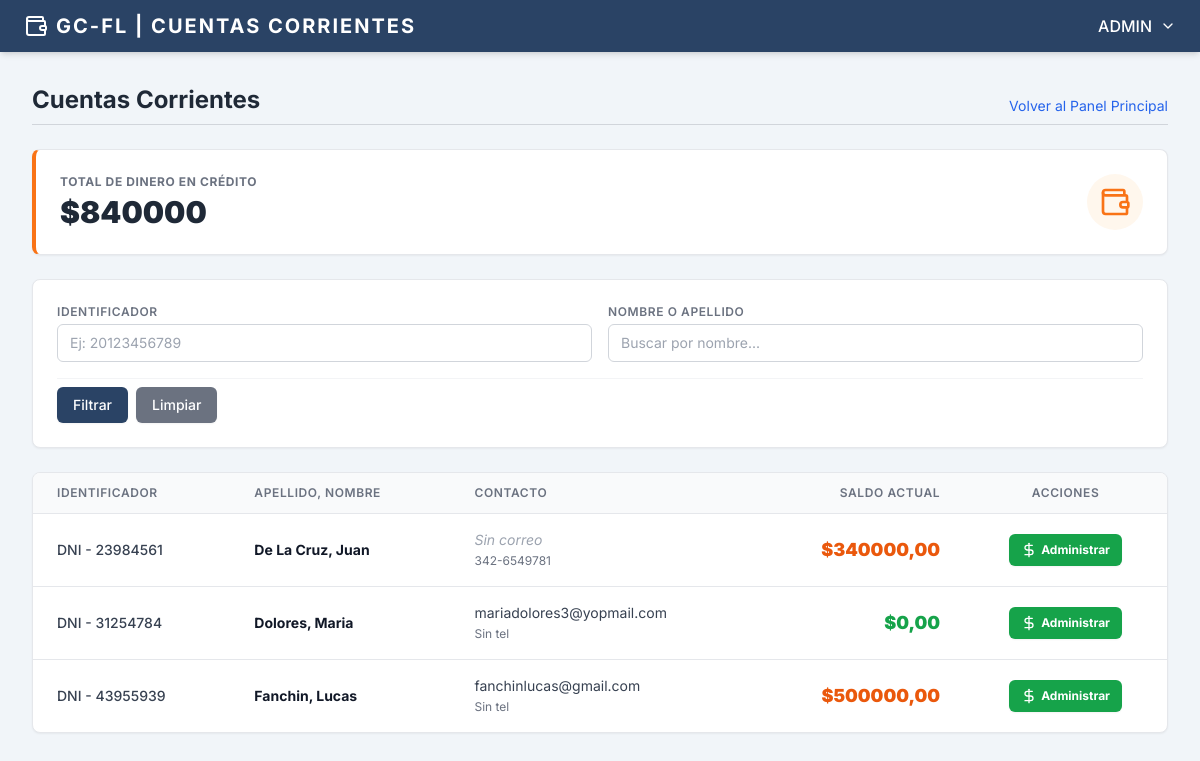
Before: /clientes/cuentas-corrientes/ (signed in) with the older database file.
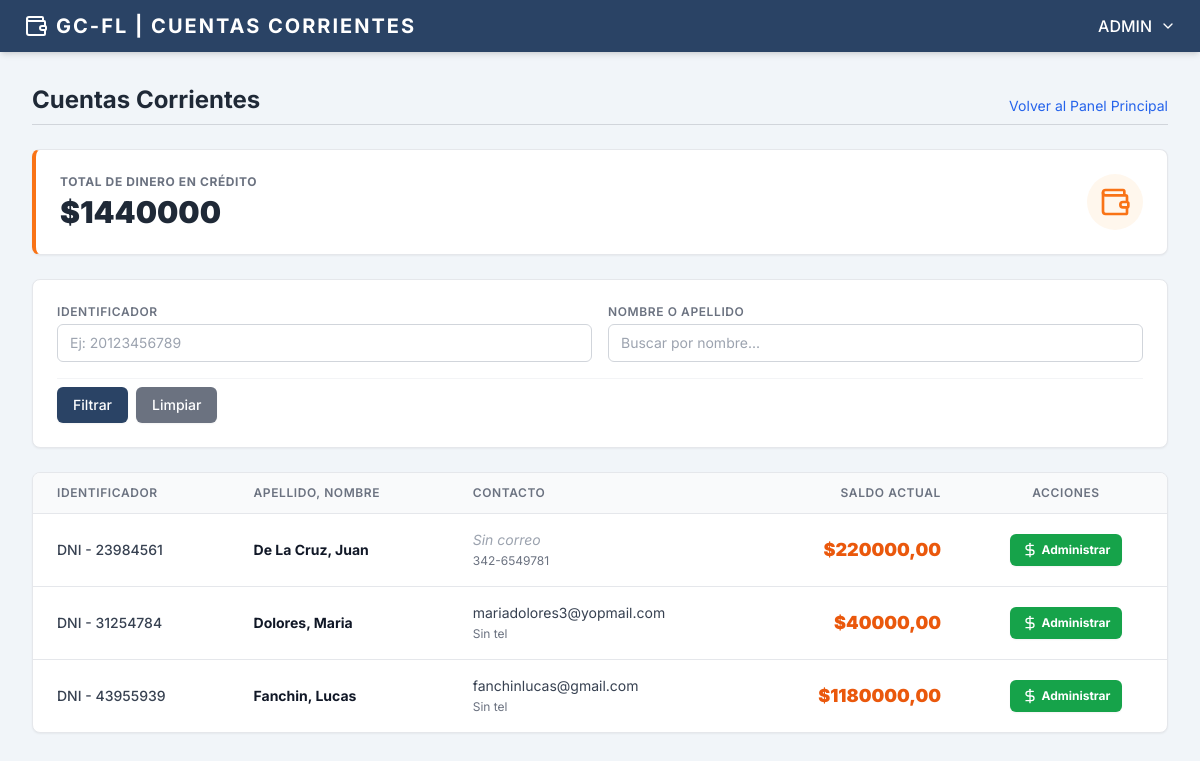
After: the same page with the newer database file.
### clientes/models.py (models this page shows, shortened)
class Cliente(models.Model):
    TIPO_DOCUMENTO_CHOICES = [
        ('DNI', 'DNI'),
        ('CUIL', 'CUIL'),
        ('CUIT', 'CUIT'),
        ('PASAPORTE', 'PASAPORTE'),
    ]
    nombre = models.CharField(max_length=100)
    apellido = models.CharField(max_length=100)
    tipo_documento = models.CharField(max_length=20, choices=TIPO_DOCUMENTO_CHOICES, default='DNI')
    numero_documento = models.CharField(max_length=50, unique=True)
    provincia = models.CharField(max_length=100)
    localidad = models.CharField(max_length=100)
    direccion = models.CharField(max_length=200)
    barrio = models.CharField(max_length=100, blank=True, null=True)
    codigo_postal = models.CharField(max_length=20)
    telefono = models.CharField(max_length=50, blank=True, null=True)
    email = models.EmailField(blank=True, null=True)
    fecha_registro = models.DateTimeField(auto_now_add=True)
    saldo_cuenta_corriente = models.DecimalField(max_digits=10, decimal_places=2, default=Decimal('0.00'), blank=True, null=True)
    class Meta:
        db_table = 'clientes'
        verbose_name = 'Cliente'
        verbose_name_plural = 'Clientes'
        ordering = ['nombre', 'apellido'] # Ordena por nombre

### clientes/views.py (the view)
# urls.py: path('cuentas-corrientes/', views.cuenta_corriente_list, name='cuenta_corriente_list'),
@login_required
def cuenta_corriente_list(request):
    total_credito = Cliente.objects.filter(saldo_cuenta_corriente__gt=0).aggregate(total=Sum('saldo_cuenta_corriente')) ['total'] or 0
    clientes = Cliente.objects.all().order_by('apellido')
    documento_q = request.GET.get('documento')
    nombre_q = request.GET.get('nombre')
    if documento_q:
        clientes = clientes.filter(numero_documento__icontains=documento_q)
    if nombre_q:
        clientes = clientes.filter(Q(nombre__icontains=nombre_q) | Q(apellido__icontains=nombre_q))
    paginator = Paginator(clientes, 15)
    page_obj = paginator.get_page(request.GET.get('page'))
    return render(request, 'clientes/cuenta_corriente_list.html', {
        'page_obj': page_obj,
        'total_credito': total_credito
    })

### clientes/templates/clientes/cuenta_corriente_list.html (shortened to what the changed rows need)
{% extends 'core/base.html' %}
{% block content %}
    <div class="mb-6 border-b border-gray-300 pb-2 flex justify-between items-end">
        <h1 class="text-2xl font-bold text-gray-800">Cuentas Corrientes</h1>
    </div>
    <div class="bg-white rounded-lg shadow-sm border border-gray-200 p-6 mb-6 flex justify-between items-center border-l-4 border-l-orange-500">
        <div>
            <p class="text-xs font-bold text-gray-500 uppercase tracking-wider">Total de Dinero en crédito</p>
            <p class="text-3xl font-black text-gray-800 mt-1">${{ total_credito }}</p>
        </div>
    </div>
    <div class="bg-white rounded-lg shadow-sm border border-gray-200 overflow-hidden">
        <div class="table-container">
            <table class="w-full text-left border-collapse">
                <thead>
                    <tr class="bg-gray-50 border-b border-gray-200">
                        <th class="py-3 px-6 text-xs font-semibold text-gray-500 uppercase tracking-wider">Identificador</th>
                        <th class="py-3 px-6 text-xs font-semibold text-gray-500 uppercase tracking-wider">Apellido, Nombre</th>
                        <th class="py-3 px-6 text-xs font-semibold text-gray-500 uppercase tracking-wider hidden md:table-cell">Contacto</th>
                        <th class="py-3 px-6 text-xs font-semibold text-gray-500 uppercase tracking-wider text-right">Saldo Actual</th>
                        <th class="py-3 px-6 text-xs font-semibold text-gray-500 uppercase tracking-wider text-center">Acciones</th>
                    </tr>
                </thead>
                <tbody class="text-sm text-gray-700 divide-y divide-gray-200">
                    {% for cliente in page_obj %}
                    <tr class="hover:bg-gray-50 transition-colors">
                        <td class="py-4 px-6 font-medium">{{ cliente.tipo_documento|default:"DNI" }} - {{ cliente.numero_documento|default:"-" }}</td>
                        <td class="py-4 px-6 font-bold text-gray-900">{{ cliente.apellido }}, {{ cliente.nombre |default:"" }}</td>
                        <td class="py-4 px-6 hidden md:table-cell">
                            <span class="block">{% if cliente.email %}{{ cliente.email }}{% else %}<span class="text-gray-400 italic">Sin correo</span>{% endif %}</span>
                            <span class="text-xs text-gray-500">{% if cliente.telefono %}{{ cliente.telefono }}{% else %}Sin tel{% endif %}</span>
                        </td>
                        <td class="py-4 px-6 text-right">
                            <span class="font-black text-lg {% if cliente.saldo_cuenta_corriente > 0 %}text-orange-600{% else %}text-green-600{% endif %}">
                                ${{ cliente.saldo_cuenta_corriente }}
                            </span>
                        </td>
                        <td class="py-4 px-6 text-center">
                            <a href="{% url 'clientes:cuenta_corriente_detalle' cliente.pk %}" class="inline-flex items-center bg-green-600 text-white px-3 py-2 rounded-md hover:bg-green-700 transition-colors text-xs font-bold shadow-sm">
                                <i data-lucide="dollar-sign" class="w-4 h-4 mr-1"></i> Administrar
                            </a>
                        </td>
                    </tr>
                    {% empty %}
                    <tr>
                        <td colspan="5" class="py-8 text-center text-gray-500">No se encontraron clientes con deudas.</td>
                    </tr>
                    {% endfor %}
                </tbody>
            </table>
        </div>
    </div>
{% endblock content %}

Changed rows visible on the page:
changed Cliente "De La Cruz": saldo_cuenta_corriente "340000,00" → "220000,00"
changed Cliente "Dolores": saldo_cuenta_corriente "0,00" → "40000,00"
changed Cliente "Fanchin": saldo_cuenta_corriente "500000,00" → "1180000,00"
Other visible differences:
{{ total_credito }}: "840000" → "1440000"
